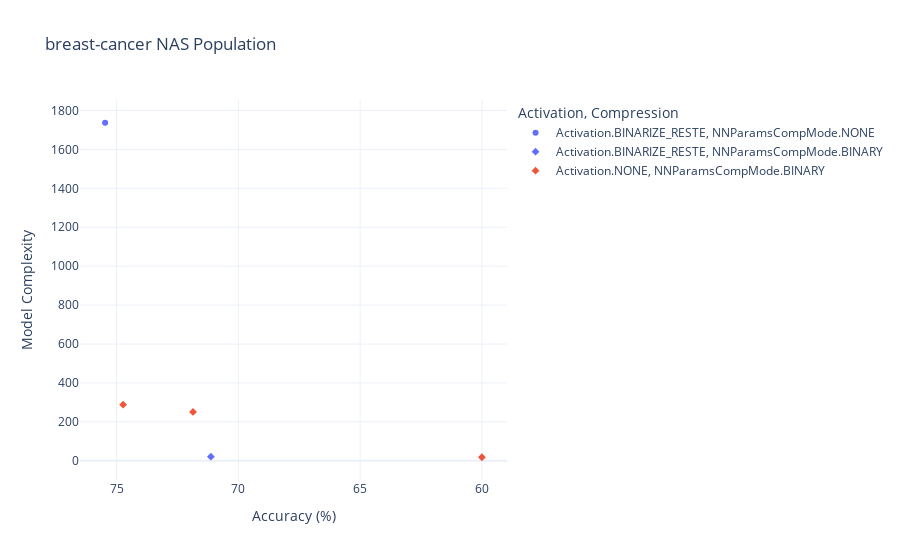

The code cell stored with this chart in its notebook:
### Code cell
report_name = "breast-cancer"
report_folder = "../../reports/" + report_name
df = report_to_df(report_folder)
fig = scatter_population(df, title=f"{report_name} NAS Population")
fig.show()

### Figure 1 — Plotly figure (JSON) as saved in the notebook; plotly's stock layout.template omitted (floating-point values rounded to 4 significant figures)
{"data": [{"hovertemplate": "Activation=Activation.BINARIZE_RESTE<br>Compression=NNParamsCompMode.NONE<br>Accuracy (%)=%{x}<br>Model Complexity=%{y}<extra></extra>", "legendgroup": "Activation.BINARIZE_RESTE, NNParamsCompMode.NONE", "marker": {"color": "#636efa", "symbol": "circle"}, "mode": "markers", "name": "Activation.BINARIZE_RESTE, NNParamsCompMode.NONE", "orientation": "v", "showlegend": true, "type": "scatter", "x": [75.47], "xaxis": "x", "y": [1737.0], "yaxis": "y"}, {"hovertemplate": "Activation=Activation.BINARIZE_RESTE<br>Compression=NNParamsCompMode.BINARY<br>Accuracy (%)=%{x}<br>Model Complexity=%{y}<extra></extra>", "legendgroup": "Activation.BINARIZE_RESTE, NNParamsCompMode.BINARY", "marker": {"color": "#636efa", "symbol": "diamond"}, "mode": "markers", "name": "Activation.BINARIZE_RESTE, NNParamsCompMode.BINARY", "orientation": "v", "showlegend": true, "type": "scatter", "x": [71.13], "xaxis": "x", "y": [21.0], "yaxis": "y"}, {"hovertemplate": "Activation=Activation.NONE<br>Compression=NNParamsCompMode.BINARY<br>Accuracy (%)=%{x}<br>Model Complexity=%{y}<extra></extra>", "legendgroup": "Activation.NONE, NNParamsCompMode.BINARY", "marker": {"color": "#EF553B", "symbol": "diamond"}, "mode": "markers", "name": "Activation.NONE, NNParamsCompMode.BINARY", "orientation": "v", "showlegend": true, "type": "scatter", "x": [71.86, 74.73, 60.0], "xaxis": "x", "y": [251.0, 288.0, 18.0], "yaxis": "y"}], "layout": {"legend": {"title": {"text": "Activation, Compression"}, "tracegroupgap": 0}, "margin": {"autoexpand": true}, "title": {"text": "breast-cancer NAS Population"}, "xaxis": {"anchor": "y", "autorange": "reversed", "domain": [0, 1], "title": {"text": "Accuracy (%)"}}, "yaxis": {"anchor": "x", "domain": [0, 1], "title": {"text": "Model Complexity"}}}}
